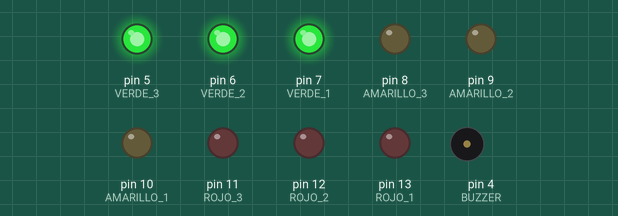
Bench run of a sketch on a simulated Arduino Uno, built with avr-gcc and run on an emulated ATmega328P. Shown: output pins drawn as LEDs (lit = HIGH), buzzer (waves = sounding).

Above: at 1.5 s.
At 4.2 s:
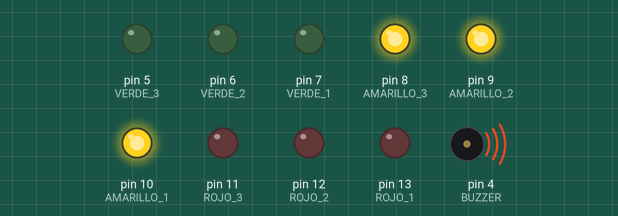
At 6.7 s:
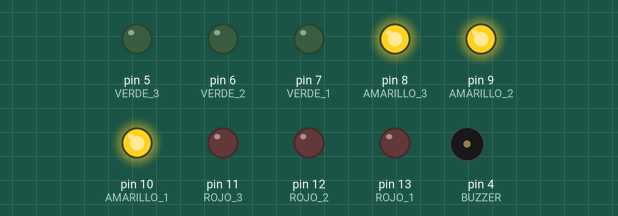
At 8.12 s:
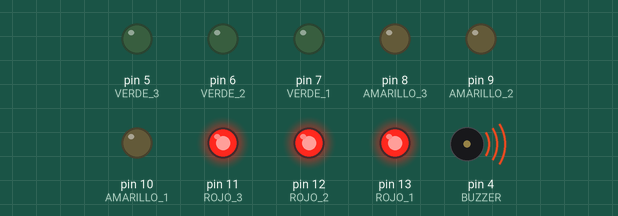
At 9.87 s:
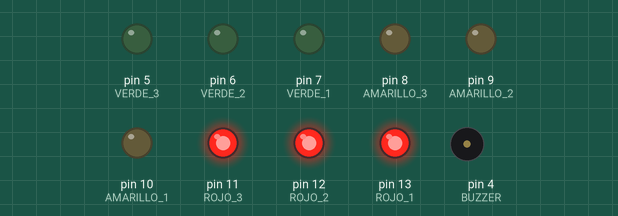
Timing chart, 0 to 13.0 s (numbered marks = the images above):
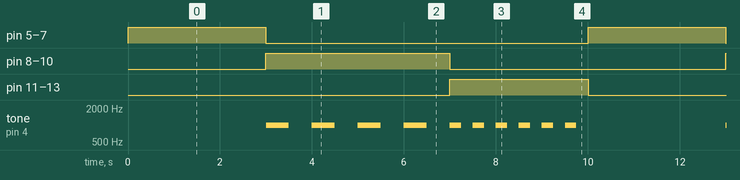

The sketch:

dojo_1_spd1.ino
```cpp
// C++ code
//
#define ROJO_1 13
#define ROJO_2 12
#define ROJO_3 11
#define AMARILLO_1 10
#define AMARILLO_2 9
#define AMARILLO_3 8
#define VERDE_1 7
#define VERDE_2 6
#define VERDE_3 5
#define BUZZER 4


int tiempoVerde = 3;
int tiempoAmarillo = 2;
int tiempoRojo = 3;

void encendidoApagadoLed(int led1,int led2,int led3,int tiempo,int tonoPin,int tiempoTono);
void pitido(int duracion, int pin , int duracionTono);

void setup()
{
  pinMode(ROJO_1, OUTPUT);
  pinMode(ROJO_2, OUTPUT);
  pinMode(ROJO_3, OUTPUT);
  pinMode(AMARILLO_1, OUTPUT);
  pinMode(AMARILLO_2, OUTPUT);
  pinMode(AMARILLO_3, OUTPUT);
  pinMode(VERDE_1, OUTPUT);
  pinMode(VERDE_2, OUTPUT);
  pinMode(VERDE_3, OUTPUT);
  pinMode(BUZZER, OUTPUT);

}

void loop()
{
  encendidoApagadoLed(VERDE_1,VERDE_2,VERDE_3,tiempoVerde,0,0);

  encendidoApagadoLed(AMARILLO_1,AMARILLO_2,AMARILLO_3,tiempoAmarillo,BUZZER,1000);

  encendidoApagadoLed(ROJO_1,ROJO_2,ROJO_3,tiempoRojo,BUZZER,500);
}

void encendidoApagadoLed(int led1,int led2,int led3,int tiempo,int tonoPin,int tiempoTono)
{
  digitalWrite(led1, HIGH);
  digitalWrite(led2, HIGH);
  digitalWrite(led3, HIGH);

  if (tonoPin != 0) {
    pitido(tiempo, tonoPin, tiempoTono);
  } else {
    delay(tiempo * 1000);
  }

  digitalWrite(led1, LOW);
  digitalWrite(led2, LOW);
  digitalWrite(led3, LOW);
}

void pitido(int duracion, int pin , int duracionTono)
{
   int duracionBeep = duracionTono/ 2;
  for (int i = 0; i < duracion * 2; i++)
  {
    tone(pin, 1000, duracionBeep);
    delay(duracionBeep);
    noTone(pin);
    delay(duracionBeep);
  }

}
```

Measured:
- by itself, pin 8 (AMARILLO_3), pin 9 (AMARILLO_2), pin 10 (AMARILLO_1): alternates HIGH for 4.0 s and LOW for 6.0 s
- by itself, pin 5 (VERDE_3), pin 6 (VERDE_2), pin 7 (VERDE_1), pin 11 (ROJO_3), pin 12 (ROJO_2), pin 13 (ROJO_1): alternates HIGH for 3.0 s and LOW for 7.0 s
- by itself, tone on pin 4 (BUZZER): repeats every 10.0 s: 3 × (silent 0.50 s, 1000 Hz 0.50 s), silent 0.50 s, 5 × (1000 Hz 0.25 s, silent 0.25 s), 1000 Hz 0.25 s, silent 3.3 s, 1000 Hz 0.50 s
